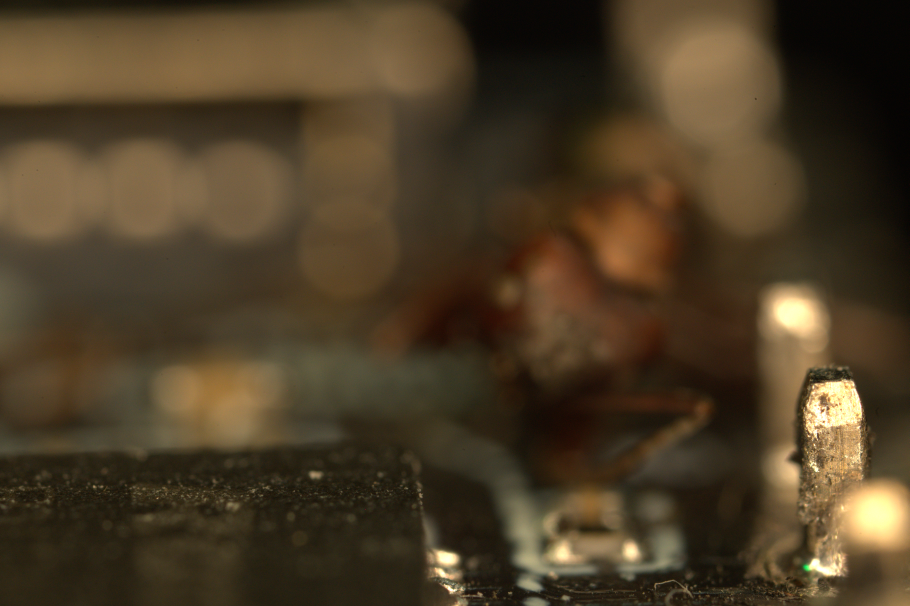
#> input picture samples/electronics_ant/frames/img_005.webp, 1819 x 1212 px (shown at 1/2 size); its folder holds only this picture in this run
$ python -i dct.py   (imports and definitions only)
#> lines starting #> are read from the running program, lines starting #| are printed output that depends on the picture
# Reference:
# Haghighat M B A, Aghagolzadeh A, Seyedarabi H. Multi-focus image fusion for visual sensor networks in DCT domain[J]. Computers & Electrical Engineering, 2011, 37(5): 789-797.
import glob
import os
import time
from typing import List, Sequence, Tuple, Union

import cv2
import numpy as np

from utils import bitdepth, dng, jxl
from utils.image_utils import read_image_any_depth

ArraySource = Sequence[np.ndarray]

# --- Focus-measure tuning -------------------------------------------------
# The paper scores a block by the energy of all its AC coefficients, which is
# the block's plain pixel variance. That measure answers "how much contrast is
# here", not "how sharp is it": a heavily defocused highlight lays a smooth
# brightness ramp across the frame, and a ramp crossing one block carries more
# variance than the fine, low-amplitude texture that is genuinely in focus
# there. The blurred frame then wins whole regions, which is what produced the
# flat homogeneous patches this measure replaces. Dropping the lowest AC band -
# everything coarser than a block - leaves only detail a block can actually
# resolve, so a defocused wash scores near zero however bright it is.
#
# The cutoff is the block itself: the high-pass window is the block size, so
# structure spanning more than one block is subtracted off before the energy is
# measured. By Parseval the result is still DCT AC energy, just band-limited
# from below.
_HIGHPASS_SCALE = 1.0

# Side of the window the block energies are pooled over before the choose-max,
# in blocks. A single block's energy is noisy, and the frame that happens to win
# it is noisier still; pooling turns the decision into a regional one, the same
# reason pyramid.py pools its band energy before choosing (_ENERGY_WINDOW).
_POOL_WINDOW = 3

# Each frame's energies are divided by its own noise level before frames are
# compared, and that level is read off the frame as this percentile of its block
# energies - low enough to land in whatever the frame's quietest region is,
# which in a focus stack is always somewhere out of focus.
#
# Without this, sensor noise decides every block that holds no detail, and it
# does not decide them evenly: photon noise grows with brightness, so a frame
# that is a bright defocused veil carries 4-12x the high-pass energy of a dark
# smooth one *in grain alone* (measured on flat patches at 8-bit levels 30 vs
# 232). The veil then wins every detail-free block by a wide enough margin to
# look decisive, and its flat tone is copied through - one washed-out frame
# stamping identically coloured patches across the render. Dividing by the
# frame's own noise puts every frame at about 1.0 where it resolves nothing, so
# those blocks tie instead, and the tie is settled below.
_NOISE_PERCENTILE = 10.0

# Guards the division above when a frame is perfectly flat (a synthetic or
# fully clipped frame percentiles to zero). Well under the energy of a flat
# 8-bit patch dithering by half a level, so it never displaces a real estimate.
_NOISE_FLOOR = 1e-7

# A block is not decided by a single winner but by every frame that comes within
# this fraction of the peak energy - the block's own depth of field - and it
# takes the middle of that run as its focal plane.
#
# Picking one winner does not survive a deep stack. Neighbouring frames of a
# 274-frame stack differ by well under any usable margin, so a "is the winner
# clearly ahead" test fails on 91% of blocks, and whatever settles those blocks
# is what actually draws the picture. Settling them by their neighbours' choice
# is worse than it sounds: the nearest decided block can be 200 frames away in
# the stack, and frames that far apart look nothing alike in a defocused area,
# so the render tore into chunks along the block lattice.
#
# The middle of the in-focus set has no such failure mode. In focus the set is a
# short run around the true focal plane and its middle is that plane, to
# sub-frame accuracy. Out of focus every frame is equally poor, the set is the
# whole stack, and the middle is mid-stack - the same answer everywhere, so
# defocused regions come out uniform instead of patchwork. The field it produces
# is continuous, so neighbouring blocks land on neighbouring frames, which look
# alike.
#
# The width matters as much as the idea, and it is a two-sided choice.
#
# Too narrow and the plateau is measured against a noise outlier wherever
# nothing is in focus: frames sit within 7% of each other in such a block
# (measured on the veil fixture), so a narrow band admits only the frames that
# happen to be noisiest there, which is how a bright veil frame took every
# featureless block. At 0.90 that fixture fails outright - 22.5% of a smooth
# dark body comes back veiled.
#
# Too wide and regions that are never quite in focus - a background beyond the
# stack's reach - average over frames that do resolve them a little, and come
# out flatter than the best frame would render them. On the deep_stack scenario
# that costs 1.6 dB between 0.80 and 0.70.
#
# 0.80 sits between the two, with margin on the side that produces an artefact
# rather than a softness: the veil fixture is clean from 0.85 down, and this is
# comfortably clear of that edge.
_PLATEAU = 0.8

# How far a frame has to fall, as a fraction of the in-focus bar above, before
# it is taken to have ended the run rather than to have dipped inside it.
#
# The in-focus set is read as an interval - the frames from where the subject
# comes into focus to where it leaves again - so the plane is taken over the run
# containing the peak rather than over every frame in the stack that happens to
# clear the bar. Averaging the whole set instead lets one distant frame that
# clears it on grain drag the plane into a part of the stack that resolves
# nothing there: measured on the deep_stack scenario, 6.6% of blocks were given
# a focal plane no frame was actually in focus at, and 43% of blocks had an
# in-focus set that was not one run.
#
# Reading it as a run only works if the run survives noise, and that is what
# this second, lower bar is for. Where nothing is in focus every frame sits at
# about the same energy, the peak is whichever one grain favoured, and frames
# dip below the in-focus bar at random - so a run that ends at the first dip
# collapses onto the peak frame, and item 17's veil artefact comes straight back
# (71% of the veil fixture's smooth body, against 0% here). Hysteresis is the
# right shape for that because it asks how deep the dip is rather than how long
# it is: grain moves a defocused frame by a few percent, while leaving the depth
# of field costs it most of its energy.
#
# The two ends of the range are both failures: 1.0 ends the run at the first dip
# (71% of the veil body at the default plateau), and 0.0 never ends one, which
# puts the far end of the stack back inside the interval and gives up most of
# what this is for - order agreement on deep_stack falls from 34.3 dB to 26.6.
#
# The usable end is the top. Measured on the veil fixture at the strictest
# plateau a caller can ask for (0.85), the artefact is absent at 0.85 and below
# and takes 24% of the body at 0.90, so the working range stops just above this.
# Below 0.70 the fixtures stop moving at all. 0.75 therefore sits inside the
# flat part with a clear step of margin on the side that produces an artefact,
# which is the same way _PLATEAU above is placed. It costs 0.5 dB on deep_stack
# against sitting at the cliff edge, all of it in a background no frame resolves
# - the softness half of the trade item 18 describes, not detail.
_RUN_EXIT = 0.75

# The focal-plane field is turned into an image by weighting each frame by how
# close it is to the field, and upsampling those weights across the block
# lattice rather than the frame indices. Interpolating between two neighbouring
# frames costs no meaningful sharpness - they are one focus step apart - and it
# is what removes the last of the staircase, since the weights vary continuously
# across a block boundary where a frame index cannot.
_BLEND = True

# Steps per frame the focal-plane map is quantised to before it is filtered.
#
# The run's midpoint is a multiple of half a frame, so two steps hold it exactly
# and the map can be carried through the median filter - which needs integers -
# without being rounded to a whole frame first. That rounding was worth about a
# decibel on its own (sensor_noise 38.2 -> 41.8, long_stack 28.3 -> 30.5): a
# block whose plane sits between two frames is composited from both rather than
# snapped to one. It also makes the method exactly invariant to reversing the
# stack, which rounding a half to even cannot be - reversing turns k + 0.5 into
# (n - 1 - k) - 0.5 and the two round to frames that are not each other's mirror.
_SUBFRAME = 2


# [212 lines left out: functions _odd, _ensure_color_image, _collect_images_from_folder, _normalize_image_stack, _normalised_energy, _compose and 2 more, not called in this run]


def dct_focus_stack_fusion(
    source: Union[str, ArraySource],
    output_path: str = None,
    block_size: int = 8,
    kernel_size: int = 7,
    plateau: float = None,
    blend: bool = None,
) -> np.ndarray:
    """
    DCT-domain multi-focus fusion.

    Each block's detail energy is measured in every frame; the frames that come
    within _PLATEAU of the best are the ones in focus there, and the middle of
    the run of them containing the peak is the block's focal plane, to half a
    frame. The resulting map is median-filtered and then turned back into an
    image by weighting each frame by its distance from it - see the tuning notes
    at the top of this module for why a single winner per block does not survive
    a deep stack.

    The stack is read as a focus sweep, so the result depends on the order the
    frames arrive in - deliberately, since the plane it estimates is a position
    along that sweep. It is exactly invariant to the one re-ordering that is
    still a sweep, reversal.

    Optimization notes:
    By Parseval's theorem the energy of a block's DCT coefficients equals the
    energy of its pixels, so the measure needs no transform at all: a box
    high-pass (which drops the coefficients below the block's own frequency)
    followed by a block mean of the squared result, both done with cv2 filters
    and cv2.resize(INTER_AREA), replaces the originally extremely slow per-block
    DCT loop.

    Args:
        block_size: Side of the block every decision is made over.
        kernel_size: Median filter applied to the focal-plane map.
        plateau: How far below the peak a frame still counts as in focus.
            None uses _PLATEAU. Clamped: above ~0.85 detail-free regions start
            being decided by grain again (item 17), which is a defect rather
            than a preference, so the range stops short of it.
        blend: Composite by weighting neighbouring frames (the default) or copy
            each block from one frame verbatim. None uses _BLEND.
    """

    # --- 1. Parameter validation and preparation ---
    if kernel_size % 2 == 0:
        kernel_size += 1
    block_size = max(2, int(block_size))
    plateau = _PLATEAU if plateau is None else min(max(float(plateau), 0.1), 0.85)
    blend = _BLEND if blend is None else bool(blend)

    if isinstance(source, str):
        images, _ = _collect_images_from_folder(source)
    elif isinstance(source, (list, tuple)):
        images = [img for img in source if img is not None]
    else:
        raise TypeError("Source must be folder path or image list.")

    if len(images) < 2:
        raise ValueError("At least 2 images are required for fusion.")

    # Normalize and get the size
    normalized_images, (h, w) = _normalize_image_stack(images)

    # Compute the aligned size (must be an integer multiple of block_size)
    h_trim = (h // block_size) * block_size
    w_trim = (w // block_size) * block_size
    map_h = h_trim // block_size
    map_w = w_trim // block_size

    if map_h == 0 or map_w == 0:
        raise ValueError("Block size is too large for image size.")

    # --- 2. Quickly compute the block energy map (core optimization) ---
    hp_window = _odd(round(block_size * _HIGHPASS_SCALE), min(h_trim, w_trim))
    pool_window = _odd(_POOL_WINDOW, min(map_h, map_w))

    # [11 lines left out: function block_energy, not called in this run]

    # Pass 1: the best any frame manages on each block, which sets the bar for
    # what counts as in focus there. Running maximum, so memory does not grow
    # with the stack.
    peak_energy = np.full((map_h, map_w), -1.0, dtype=np.float32)
    for idx in range(len(normalized_images)):
        np.maximum(peak_energy, block_energy(idx), out=peak_energy)

    # Pass 2: the middle of the in-focus run around that peak - the block's
    # focal plane. Streaming, so this stays O(1) in stack depth too.
    field = _focal_plane(block_energy, len(normalized_images),
                         peak_energy * plateau)

    # --- 3. Consistency verification (median filtering) ---
    # The map is carried in units of 1/_SUBFRAME of a frame, so a plane that
    # sits between two frames survives the filter instead of being snapped to
    # one of them. uint16 covers any realistic stack depth at that resolution
    # and, unlike uint8, does not wrap indices at 256 frames; medianBlur
    # (apertures 3/5) accepts it. Without the median a speck of dust that is
    # sharp in exactly one frame drags its block onto that frame, and the block
    # shows up as a square in a defocused area.
    plane_map = np.clip(np.rint(field * _SUBFRAME), 0,
                        (len(normalized_images) - 1) * _SUBFRAME).astype(np.uint16)
    plane_map = _median_filter_map(plane_map, kernel_size)
    plane_map = _median_filter_map(plane_map, kernel_size)
    field = plane_map.astype(np.float32) / _SUBFRAME

    # --- 4. Reconstruction ---
    out_dtype = bitdepth.stack_dtype(normalized_images)
    if blend:
        fused_image = _compose(normalized_images, field, block_size,
                               (h, w), out_dtype)
    else:
        index_map = np.rint(field).astype(np.uint16)
        full_size_indices = cv2.resize(index_map, (w_trim, h_trim),
                                       interpolation=cv2.INTER_NEAREST)
        # The block grid only covers a multiple of block_size, so an image whose
        # dimensions do not divide evenly leaves a strip on the right and bottom.
        # Extend the last row/column of decisions over it rather than returning a
        # smaller image than we were given.
        if (h_trim, w_trim) != (h, w):
            full_size_indices = cv2.copyMakeBorder(
                full_size_indices, 0, h - h_trim, 0, w - w_trim,
                cv2.BORDER_REPLICATE)
        fused_image = np.zeros((h, w, 3), dtype=out_dtype)
        for idx in np.unique(index_map):
            mask = (full_size_indices == idx)
            fused_image[mask] = normalized_images[idx][mask]

    if output_path:
        cv2.imwrite(output_path, fused_image)

    return fused_image


# ==========================================
# Entry point
# ==========================================
# [44 lines not run here, left out]

>>> import cv2
>>> picture = cv2.imread('../samples/electronics_ant/frames/img_005.webp', cv2.IMREAD_GRAYSCALE)
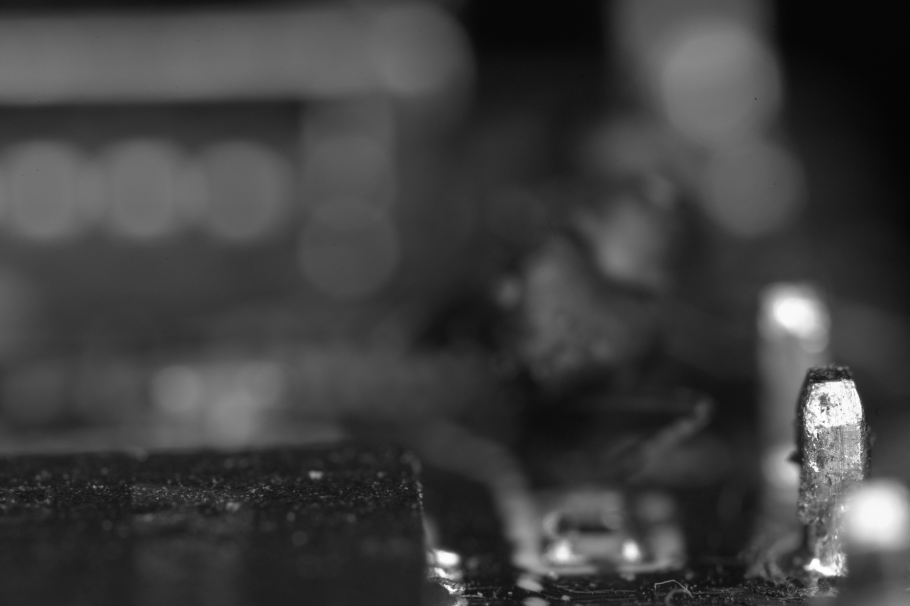
#> picture: shape (1212, 1819) (shown at 1/2 size); min 2, max 255, mean 63.2
>>> result = dct_focus_stack_fusion(picture)
#> (the run stopped early here; a loop or call above may not have finished)
